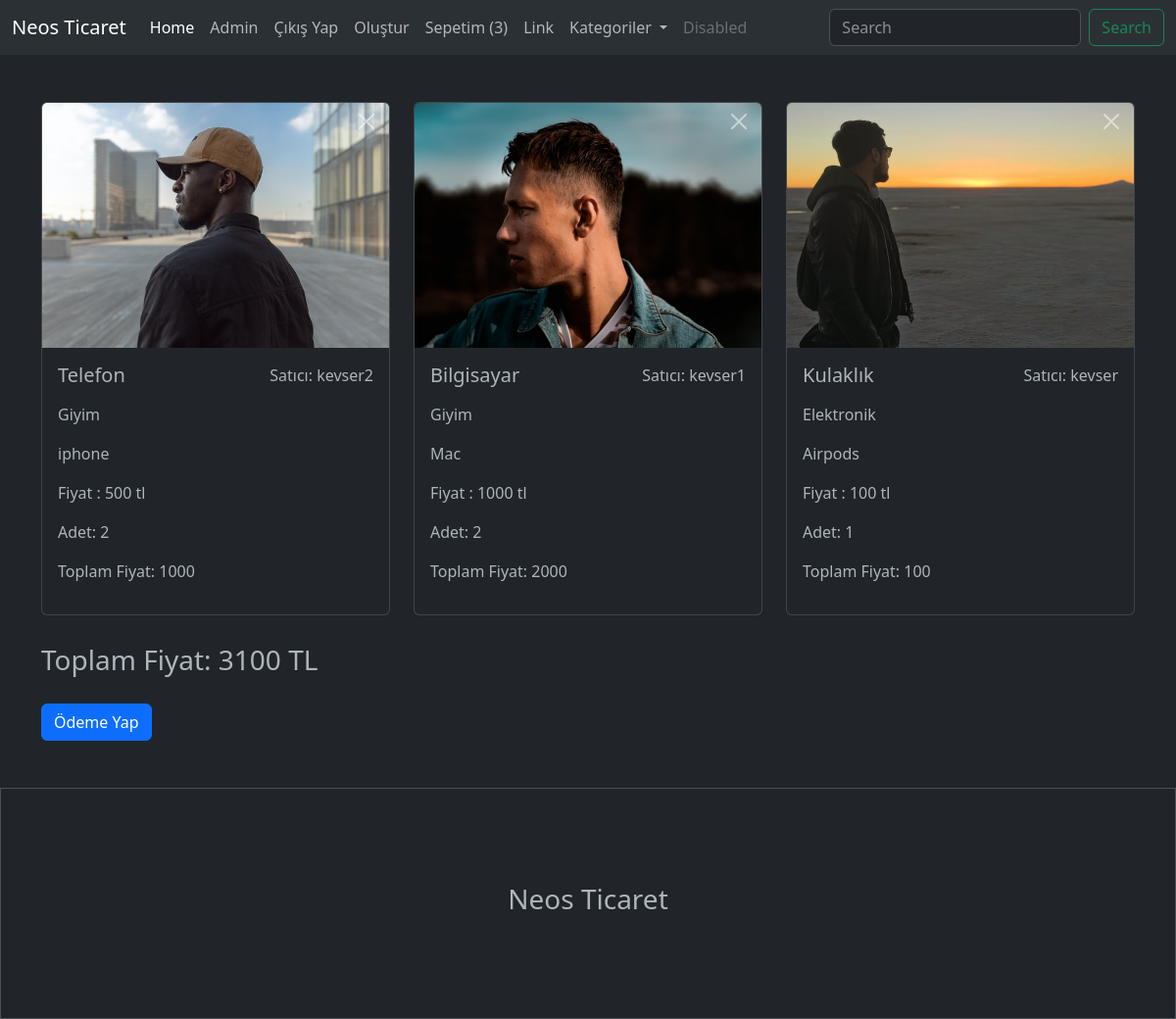
/sepet/ (signed in), run on an earlier commit of the app's database.
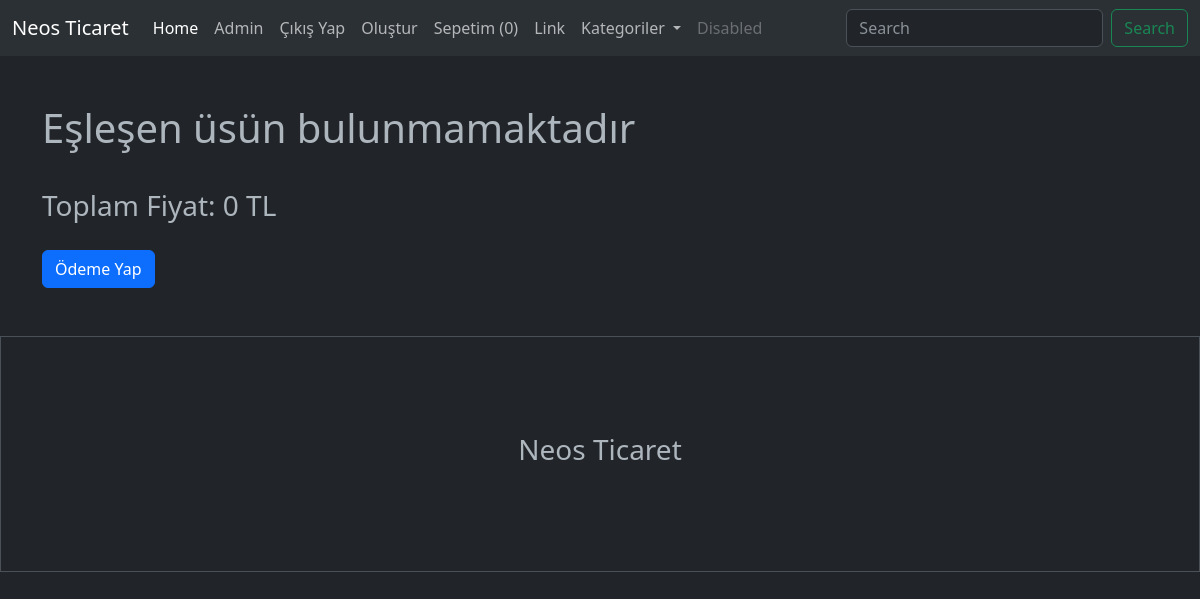
And on a later commit of the database.
### urunler/models.py (models this page shows, shortened)
class Sepet(models.Model):
    user = models.ForeignKey(User, on_delete=models.CASCADE)
    urun = models.ForeignKey(Urun, on_delete=models.CASCADE)
    adet = models.IntegerField()
    toplamFiyat = models.IntegerField(null=True)
    odendiMi= models.BooleanField(default=False)
    created_at = models.DateTimeField(auto_now_add=True)

class Urun(models.Model):
    satici=models.ForeignKey(User, on_delete=models.CASCADE, null=True)
    kategori=models.ForeignKey(Kategori, on_delete=models.SET_NULL, null=True)
    altkategori=models.ManyToManyField(AltKategori)
    seriNo=models.OneToOneField(Tek, on_delete=models.CASCADE, null=True, blank=True)
    isim= models.CharField(max_length=100)
    aciklama = models.TextField(max_length=100)
    fiyat  = models.IntegerField()
    resim = models.FileField(upload_to = 'urunler/')

class Kategori(models.Model):
    isim=models.CharField(max_length=100)

### urunler/views.py (the view, shortened to what this page needs)
# urls.py: path('sepet/', sepet, name='sepet'),
def sepet(request):
    sepet= Sepet.objects.filter(user = request.user, odendiMi= False)
    toplam = 0
    for i in sepet:
        toplam +=i.toplamFiyat
    context = {
        'sepet':sepet,
        'toplam':toplam
    }
    return render(request, 'sepet.html', context)

### urunler/context_processors.py (called while the page is built)
def get_len_sepets (request):
    if request.user.is_authenticated:
        uzun = Sepet.objects.filter(user=request.user, odendiMi =False).count()
    else:
        uzun=0
    return {'uzun':uzun}

def get_categories(request):
    kategoriler =Kategori.objects.all()
    return {'kategoriler': kategoriler}

### urunler/templates/sepet.html (shortened to what this page needs)
{% extends "index.html" %}
{% load static %}
{% block content %}
    <div class="container mt-5">
      <div class="row">
        {% if sepet|length > 0 %}
        {% for urun in sepet %}
        <div class="col-4 position-relative">
          <form action="" method="POST">
            <input type="submit" value="" name= "sil" class="btn-close position-absolute end-0 mt-2 me-4 z-3">
          </form>
          <div class="card">
            <img class="card-img-top" src="{{urun.urun.resim.url}}" height="250" alt="Card image cap">
            <div class="card-body">
              <div class="d-flex justify-content-between">
                <h5 class="card-title">{{urun.urun.isim}}</h5>
                <p>Satıcı: {{urun.urun.satici.username}} </p>
              </div>
              <p> {{urun.urun.kategori.isim}} </p>
              <p class="card-text">{{urun.urun.aciklama}}</p>
              <p> Fiyat : {{urun.urun.fiyat}} tl </p>
              <p> Adet: {{urun.adet}} </p>
              <p> Toplam Fiyat: {{urun.toplamFiyat}} </p>
            </div>
          </div>
                  </div>
        {% endfor %}
        {% else %}
        <h1>Eşleşen üsün bulunmamaktadır</h1>
        {% endif %}
      </div>
      <p class="mt-4 fs-3">
        Toplam Fiyat: {{toplam}} TL
      </p>
      <form action="" method="POST">
        <input type="submit" value="Ödeme Yap" class="btn btn-primary mt-2">
      </form>
    </div>
{% endblock content %}

### urunler/templates/includes/_navbar.html (shortened to what this page needs)
  <nav class="navbar navbar-expand-lg bg-body-tertiary">
    <div class="container-fluid">
      <a class="navbar-brand" href="/">Neos Ticaret</a>
      <div class="collapse navbar-collapse" id="navbarSupportedContent">
        <ul class="navbar-nav me-auto mb-2 mb-lg-0">
          <li class="nav-item">
            <a class="nav-link active" aria-current="page" href="#">Home</a>
            {% if user.is_authenticated %}
                 <li class="nav-item">
                    <a class="nav-link text-capitalize" href="#"> {{request.user}} </a>
                 </li>
                 <li class="nav-item">
                     <a class="nav-link" href="/cikis/"> Çıkış Yap</a>
                  </li>
                  <li class="nav-item">
                       <a class="nav-link" href="/olustur/"> Oluştur</a>
                  </li>
                  <li class="nav-item">
                    <a class="nav-link" href="/sepet/"> Sepetim ({{uzun}}) </a>
               </li>
            {% endif %}
          </li>
          <li class="nav-item">
            <a class="nav-link" href="#">Link</a>
          </li>
          <li class="nav-item dropdown">
            <a class="nav-link dropdown-toggle" href="#" role="button" data-bs-toggle="dropdown" aria-expanded="false">
              Kategoriler
            </a>
          </li>
          <li class="nav-item">
            <a class="nav-link disabled">Disabled</a>
          </li>
        </ul>
        <form class="d-flex" action="/" role="search" method="GET">
          <input class="form-control me-2" type="search" name="search" value="{{search}}" placeholder="Search" aria-label="Search">
          <button class="btn btn-outline-success" type="submit">Search</button>
        </form>
      </div>
    </div>
      </nav>

What changed in the data, as far as the page shows it:
no longer on this page (row edited): Sepet: urun.resim (picture), urun.isim "Telefon", urun.satici.username "kevser2", urun.kategori.isim "Giyim", urun.aciklama "iphone", urun.fiyat "500", adet "2", toplamFiyat "1000"
no longer on this page (row edited): Sepet: urun.resim (picture), urun.isim "Bilgisayar", urun.satici.username "kevser1", urun.kategori.isim "Giyim", urun.aciklama "Mac", urun.fiyat "1000", adet "2", toplamFiyat "2000"
no longer on this page (row edited): Sepet: urun.resim (picture), urun.isim "Kulaklık", urun.satici.username "kevser", urun.kategori.isim "Elektronik", urun.aciklama "Airpods", urun.fiyat "100", adet "1", toplamFiyat "100"
Also different on the page:
{{ uzun }}: "3" → "0"
{{ toplam }}: "3100" → "0"
text now shown: "Eşleşen üsün bulunmamaktadır"
